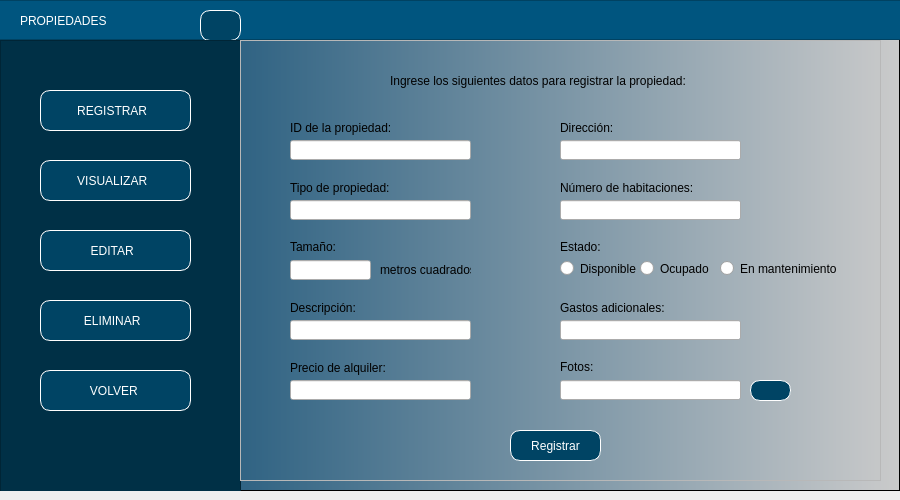
<?xml version="1.0" encoding="UTF-8"?>
<ui version="4.0">
 <class>MainWindow</class>
 <widget class="QMainWindow" name="MainWindow">
  <property name="geometry">
   <rect>
    <x>0</x>
    <y>0</y>
    <width>900</width>
    <height>500</height>
   </rect>
  </property>
  <property name="minimumSize">
   <size>
    <width>900</width>
    <height>500</height>
   </size>
  </property>
  <property name="maximumSize">
   <size>
    <width>900</width>
    <height>16777215</height>
   </size>
  </property>
  <property name="windowTitle">
   <string>MainWindow</string>
  </property>
  <widget class="QWidget" name="centralwidget">
   <layout class="QHBoxLayout" name="horizontalLayout" stretch="0">
    <property name="leftMargin">
     <number>0</number>
    </property>
    <property name="topMargin">
     <number>0</number>
    </property>
    <property name="rightMargin">
     <number>0</number>
    </property>
    <item>
     <widget class="QFrame" name="framefondo">
      <property name="styleSheet">
       <string notr="true">QWidget#framefondo{
background-color: qlineargradient(spread:pad, x1:0, y1:0, x2:1, y2:0, stop:0.039548 rgba(0, 67, 109, 255), stop:1 rgba(203, 203, 203, 255));}</string>
      </property>
      <property name="frameShape">
       <enum>QFrame::StyledPanel</enum>
      </property>
      <property name="frameShadow">
       <enum>QFrame::Raised</enum>
      </property>
      <widget class="QFrame" name="frame_superior">
       <property name="geometry">
        <rect>
         <x>-10</x>
         <y>0</y>
         <width>911</width>
         <height>40</height>
        </rect>
       </property>
       <property name="maximumSize">
        <size>
         <width>16777215</width>
         <height>40</height>
        </size>
       </property>
       <property name="styleSheet">
        <string notr="true">background-color: rgb(0, 85, 127);</string>
       </property>
       <property name="frameShape">
        <enum>QFrame::StyledPanel</enum>
       </property>
       <property name="frameShadow">
        <enum>QFrame::Raised</enum>
       </property>
       <widget class="QLabel" name="label">
        <property name="geometry">
         <rect>
          <x>30</x>
          <y>10</y>
          <width>181</width>
          <height>21</height>
         </rect>
        </property>
        <property name="styleSheet">
         <string notr="true">font: 16pt &quot;Arial&quot;;
color: white;</string>
        </property>
        <property name="text">
         <string>PROPIEDADES</string>
        </property>
       </widget>
       <widget class="QPushButton" name="pushButton_5">
        <property name="geometry">
         <rect>
          <x>210</x>
          <y>10</y>
          <width>41</width>
          <height>31</height>
         </rect>
        </property>
        <property name="styleSheet">
         <string notr="true">QPushButton{
font: 87 9pt &quot;Arial&quot;;
background-color: rgb(0, 68, 100);
color:white;
border:1px solid white;
border-radius: 10px;
}


QPushButton:hover {
background-color:qlineargradient(spread:pad, x1:0, y1:0, x2:1, y2:0, stop:0.039548 rgba(0, 67, 109, 255), stop:1 rgba(203, 203, 203, 255))
}</string>
        </property>
        <property name="text">
         <string/>
        </property>
        <property name="icon">
         <iconset>
          <normaloff>../../PROYECTO 1/Interfaz Grafica/Imagenes/menu.png</normaloff>../../PROYECTO 1/Interfaz Grafica/Imagenes/menu.png</iconset>
        </property>
       </widget>
      </widget>
      <widget class="QFrame" name="frameBotones">
       <property name="geometry">
        <rect>
         <x>0</x>
         <y>40</y>
         <width>241</width>
         <height>461</height>
        </rect>
       </property>
       <property name="styleSheet">
        <string notr="true">QFrame{
background-color: rgb(0, 48, 70)
}


QPushButton{
font: 87 9pt &quot;Arial&quot;;
background-color: rgb(0, 68, 100);
color:white;
border:1px solid white;
border-radius: 10px;
}


QPushButton:hover {
background-color:qlineargradient(spread:pad, x1:0, y1:0, x2:1, y2:0, stop:0.039548 rgba(0, 67, 109, 255), stop:1 rgba(203, 203, 203, 255))
}</string>
       </property>
       <property name="frameShape">
        <enum>QFrame::StyledPanel</enum>
       </property>
       <property name="frameShadow">
        <enum>QFrame::Raised</enum>
       </property>
       <widget class="QPushButton" name="btnRegistrar">
        <property name="geometry">
         <rect>
          <x>40</x>
          <y>50</y>
          <width>151</width>
          <height>41</height>
         </rect>
        </property>
        <property name="layoutDirection">
         <enum>Qt::RightToLeft</enum>
        </property>
        <property name="styleSheet">
         <string notr="true"/>
        </property>
        <property name="text">
         <string>REGISTRAR  </string>
        </property>
        <property name="icon">
         <iconset>
          <normaloff>../../PROYECTO 1/Interfaz Grafica/Imagenes/registrar.png</normaloff>../../PROYECTO 1/Interfaz Grafica/Imagenes/registrar.png</iconset>
        </property>
       </widget>
       <widget class="QPushButton" name="btnVisualizar">
        <property name="geometry">
         <rect>
          <x>40</x>
          <y>120</y>
          <width>151</width>
          <height>41</height>
         </rect>
        </property>
        <property name="layoutDirection">
         <enum>Qt::RightToLeft</enum>
        </property>
        <property name="styleSheet">
         <string notr="true"/>
        </property>
        <property name="text">
         <string>VISUALIZAR  </string>
        </property>
        <property name="icon">
         <iconset>
          <normaloff>../../PROYECTO 1/Interfaz Grafica/Imagenes/buscar.png</normaloff>../../PROYECTO 1/Interfaz Grafica/Imagenes/buscar.png</iconset>
        </property>
       </widget>
       <widget class="QPushButton" name="btnEditar">
        <property name="geometry">
         <rect>
          <x>40</x>
          <y>190</y>
          <width>151</width>
          <height>41</height>
         </rect>
        </property>
        <property name="layoutDirection">
         <enum>Qt::RightToLeft</enum>
        </property>
        <property name="styleSheet">
         <string notr="true"/>
        </property>
        <property name="text">
         <string>EDITAR  </string>
        </property>
        <property name="icon">
         <iconset>
          <normaloff>../../PROYECTO 1/Interfaz Grafica/Imagenes/actualizar.png</normaloff>../../PROYECTO 1/Interfaz Grafica/Imagenes/actualizar.png</iconset>
        </property>
       </widget>
       <widget class="QPushButton" name="btnEliminar">
        <property name="geometry">
         <rect>
          <x>40</x>
          <y>260</y>
          <width>151</width>
          <height>41</height>
         </rect>
        </property>
        <property name="layoutDirection">
         <enum>Qt::RightToLeft</enum>
        </property>
        <property name="styleSheet">
         <string notr="true"/>
        </property>
        <property name="text">
         <string>ELIMINAR  </string>
        </property>
        <property name="icon">
         <iconset>
          <normaloff>../../PROYECTO 1/Interfaz Grafica/Imagenes/eliminar.png</normaloff>../../PROYECTO 1/Interfaz Grafica/Imagenes/eliminar.png</iconset>
        </property>
       </widget>
       <widget class="QPushButton" name="btnVolver">
        <property name="geometry">
         <rect>
          <x>40</x>
          <y>330</y>
          <width>151</width>
          <height>41</height>
         </rect>
        </property>
        <property name="layoutDirection">
         <enum>Qt::RightToLeft</enum>
        </property>
        <property name="text">
         <string>VOLVER </string>
        </property>
        <property name="icon">
         <iconset>
          <normaloff>../../PROYECTO 1/Interfaz Grafica/Imagenes/volver.png</normaloff>../../PROYECTO 1/Interfaz Grafica/Imagenes/volver.png</iconset>
        </property>
       </widget>
      </widget>
      <widget class="QFrame" name="framePaginas">
       <property name="geometry">
        <rect>
         <x>240</x>
         <y>40</y>
         <width>641</width>
         <height>441</height>
        </rect>
       </property>
       <property name="frameShape">
        <enum>QFrame::StyledPanel</enum>
       </property>
       <property name="frameShadow">
        <enum>QFrame::Raised</enum>
       </property>
       <widget class="QStackedWidget" name="stackedWidget">
        <property name="geometry">
         <rect>
          <x>-10</x>
          <y>0</y>
          <width>671</width>
          <height>431</height>
         </rect>
        </property>
        <property name="currentIndex">
         <number>0</number>
        </property>
        <widget class="QWidget" name="pageRegistrar">
         <widget class="QLabel" name="label_2">
          <property name="geometry">
           <rect>
            <x>160</x>
            <y>30</y>
            <width>391</width>
            <height>21</height>
           </rect>
          </property>
          <property name="styleSheet">
           <string notr="true">font: 11pt &quot;Arial&quot;;</string>
          </property>
          <property name="text">
           <string>Ingrese los siguientes datos para registrar la propiedad:</string>
          </property>
         </widget>
         <widget class="QLabel" name="label_3">
          <property name="geometry">
           <rect>
            <x>60</x>
            <y>80</y>
            <width>121</width>
            <height>16</height>
           </rect>
          </property>
          <property name="styleSheet">
           <string notr="true">font: 9pt &quot;Arial&quot;;</string>
          </property>
          <property name="text">
           <string>ID de la propiedad:</string>
          </property>
         </widget>
         <widget class="QLabel" name="label_4">
          <property name="geometry">
           <rect>
            <x>330</x>
            <y>80</y>
            <width>61</width>
            <height>16</height>
           </rect>
          </property>
          <property name="styleSheet">
           <string notr="true">font: 9pt &quot;Arial&quot;;</string>
          </property>
          <property name="text">
           <string>Dirección:</string>
          </property>
         </widget>
         <widget class="QLabel" name="label_5">
          <property name="geometry">
           <rect>
            <x>60</x>
            <y>140</y>
            <width>121</width>
            <height>16</height>
           </rect>
          </property>
          <property name="styleSheet">
           <string notr="true">font: 9pt &quot;Arial&quot;;</string>
          </property>
          <property name="text">
           <string>Tipo de propiedad:</string>
          </property>
         </widget>
         <widget class="QLabel" name="label_6">
          <property name="geometry">
           <rect>
            <x>330</x>
            <y>140</y>
            <width>161</width>
            <height>16</height>
           </rect>
          </property>
          <property name="styleSheet">
           <string notr="true">font: 9pt &quot;Arial&quot;;</string>
          </property>
          <property name="text">
           <string>Número de habitaciones:</string>
          </property>
         </widget>
         <widget class="QLabel" name="label_7">
          <property name="geometry">
           <rect>
            <x>60</x>
            <y>200</y>
            <width>47</width>
            <height>13</height>
           </rect>
          </property>
          <property name="styleSheet">
           <string notr="true">font: 9pt &quot;Arial&quot;;</string>
          </property>
          <property name="text">
           <string>Tamaño:</string>
          </property>
         </widget>
         <widget class="QLabel" name="label_8">
          <property name="geometry">
           <rect>
            <x>330</x>
            <y>320</y>
            <width>47</width>
            <height>13</height>
           </rect>
          </property>
          <property name="styleSheet">
           <string notr="true">font: 9pt &quot;Arial&quot;;</string>
          </property>
          <property name="text">
           <string>Fotos:</string>
          </property>
         </widget>
         <widget class="QLabel" name="label_9">
          <property name="geometry">
           <rect>
            <x>60</x>
            <y>260</y>
            <width>81</width>
            <height>16</height>
           </rect>
          </property>
          <property name="styleSheet">
           <string notr="true">font: 9pt &quot;Arial&quot;;</string>
          </property>
          <property name="text">
           <string>Descripción:</string>
          </property>
         </widget>
         <widget class="QLabel" name="label_10">
          <property name="geometry">
           <rect>
            <x>330</x>
            <y>200</y>
            <width>47</width>
            <height>13</height>
           </rect>
          </property>
          <property name="styleSheet">
           <string notr="true">font: 9pt &quot;Arial&quot;;</string>
          </property>
          <property name="text">
           <string>Estado:</string>
          </property>
         </widget>
         <widget class="QLabel" name="label_11">
          <property name="geometry">
           <rect>
            <x>60</x>
            <y>320</y>
            <width>131</width>
            <height>16</height>
           </rect>
          </property>
          <property name="styleSheet">
           <string notr="true">font: 9pt &quot;Arial&quot;;</string>
          </property>
          <property name="text">
           <string>Precio de alquiler:</string>
          </property>
         </widget>
         <widget class="QLabel" name="label_12">
          <property name="geometry">
           <rect>
            <x>330</x>
            <y>260</y>
            <width>121</width>
            <height>16</height>
           </rect>
          </property>
          <property name="styleSheet">
           <string notr="true">font: 9pt &quot;Arial&quot;;</string>
          </property>
          <property name="text">
           <string>Gastos adicionales:</string>
          </property>
         </widget>
         <widget class="QLineEdit" name="txtIDpropiedad">
          <property name="geometry">
           <rect>
            <x>60</x>
            <y>100</y>
            <width>181</width>
            <height>20</height>
           </rect>
          </property>
         </widget>
         <widget class="QLineEdit" name="txtDireccion">
          <property name="geometry">
           <rect>
            <x>330</x>
            <y>100</y>
            <width>181</width>
            <height>20</height>
           </rect>
          </property>
         </widget>
         <widget class="QLineEdit" name="txtTipoPropiedad">
          <property name="geometry">
           <rect>
            <x>60</x>
            <y>160</y>
            <width>181</width>
            <height>20</height>
           </rect>
          </property>
         </widget>
         <widget class="QLineEdit" name="txtNumHabitaciones">
          <property name="geometry">
           <rect>
            <x>330</x>
            <y>160</y>
            <width>181</width>
            <height>20</height>
           </rect>
          </property>
         </widget>
         <widget class="QLineEdit" name="txtTamPropiedad">
          <property name="geometry">
           <rect>
            <x>60</x>
            <y>220</y>
            <width>81</width>
            <height>20</height>
           </rect>
          </property>
         </widget>
         <widget class="QLineEdit" name="txtDesPropiedad">
          <property name="geometry">
           <rect>
            <x>60</x>
            <y>280</y>
            <width>181</width>
            <height>20</height>
           </rect>
          </property>
         </widget>
         <widget class="QLineEdit" name="txtPrecioAlquiler">
          <property name="geometry">
           <rect>
            <x>60</x>
            <y>340</y>
            <width>181</width>
            <height>20</height>
           </rect>
          </property>
         </widget>
         <widget class="QLineEdit" name="txtGastos">
          <property name="geometry">
           <rect>
            <x>330</x>
            <y>280</y>
            <width>181</width>
            <height>20</height>
           </rect>
          </property>
         </widget>
         <widget class="QRadioButton" name="rbDisponible">
          <property name="geometry">
           <rect>
            <x>330</x>
            <y>220</y>
            <width>82</width>
            <height>17</height>
           </rect>
          </property>
          <property name="styleSheet">
           <string notr="true">font: 8pt &quot;Arial&quot;;</string>
          </property>
          <property name="text">
           <string>Disponible</string>
          </property>
         </widget>
         <widget class="QRadioButton" name="rbOcupado">
          <property name="geometry">
           <rect>
            <x>410</x>
            <y>220</y>
            <width>82</width>
            <height>17</height>
           </rect>
          </property>
          <property name="styleSheet">
           <string notr="true">font: 8pt &quot;Arial&quot;;</string>
          </property>
          <property name="text">
           <string>Ocupado</string>
          </property>
         </widget>
         <widget class="QRadioButton" name="rbMantenimiento">
          <property name="geometry">
           <rect>
            <x>490</x>
            <y>220</y>
            <width>121</width>
            <height>17</height>
           </rect>
          </property>
          <property name="styleSheet">
           <string notr="true">font: 8pt &quot;Arial&quot;;</string>
          </property>
          <property name="text">
           <string>En mantenimiento</string>
          </property>
         </widget>
         <widget class="QPushButton" name="btnREGISTRAR">
          <property name="geometry">
           <rect>
            <x>280</x>
            <y>390</y>
            <width>91</width>
            <height>31</height>
           </rect>
          </property>
          <property name="styleSheet">
           <string notr="true">QPushButton{
font: 87 9pt &quot;Arial&quot;;
background-color: rgb(0, 68, 100);
color:white;
border:1px solid white;
border-radius: 10px;
}


QPushButton:hover {
background-color:rgb(0, 101, 148);
}</string>
          </property>
          <property name="text">
           <string>Registrar</string>
          </property>
         </widget>
         <widget class="QLabel" name="label_14">
          <property name="geometry">
           <rect>
            <x>150</x>
            <y>220</y>
            <width>91</width>
            <height>20</height>
           </rect>
          </property>
          <property name="styleSheet">
           <string notr="true">font: 8pt &quot;Arial&quot;;</string>
          </property>
          <property name="text">
           <string>metros cuadrados</string>
          </property>
         </widget>
         <widget class="QLineEdit" name="lineEdit">
          <property name="geometry">
           <rect>
            <x>330</x>
            <y>340</y>
            <width>181</width>
            <height>20</height>
           </rect>
          </property>
         </widget>
         <widget class="QPushButton" name="btnSubirFoto">
          <property name="geometry">
           <rect>
            <x>520</x>
            <y>340</y>
            <width>41</width>
            <height>21</height>
           </rect>
          </property>
          <property name="styleSheet">
           <string notr="true">QPushButton{
font: 87 9pt &quot;Arial&quot;;
background-color: rgb(0, 68, 100);
color:white;
border:1px solid white;
border-radius: 10px;
}


QPushButton:hover {
background-color:rgb(0, 101, 148);
}</string>
          </property>
          <property name="text">
           <string/>
          </property>
          <property name="icon">
           <iconset>
            <normaloff>../../PROYECTO 1/Interfaz Grafica/Imagenes/subir.png</normaloff>../../PROYECTO 1/Interfaz Grafica/Imagenes/subir.png</iconset>
          </property>
         </widget>
        </widget>
       </widget>
      </widget>
     </widget>
    </item>
   </layout>
  </widget>
 </widget>
 <resources/>
 <connections/>
</ui>
